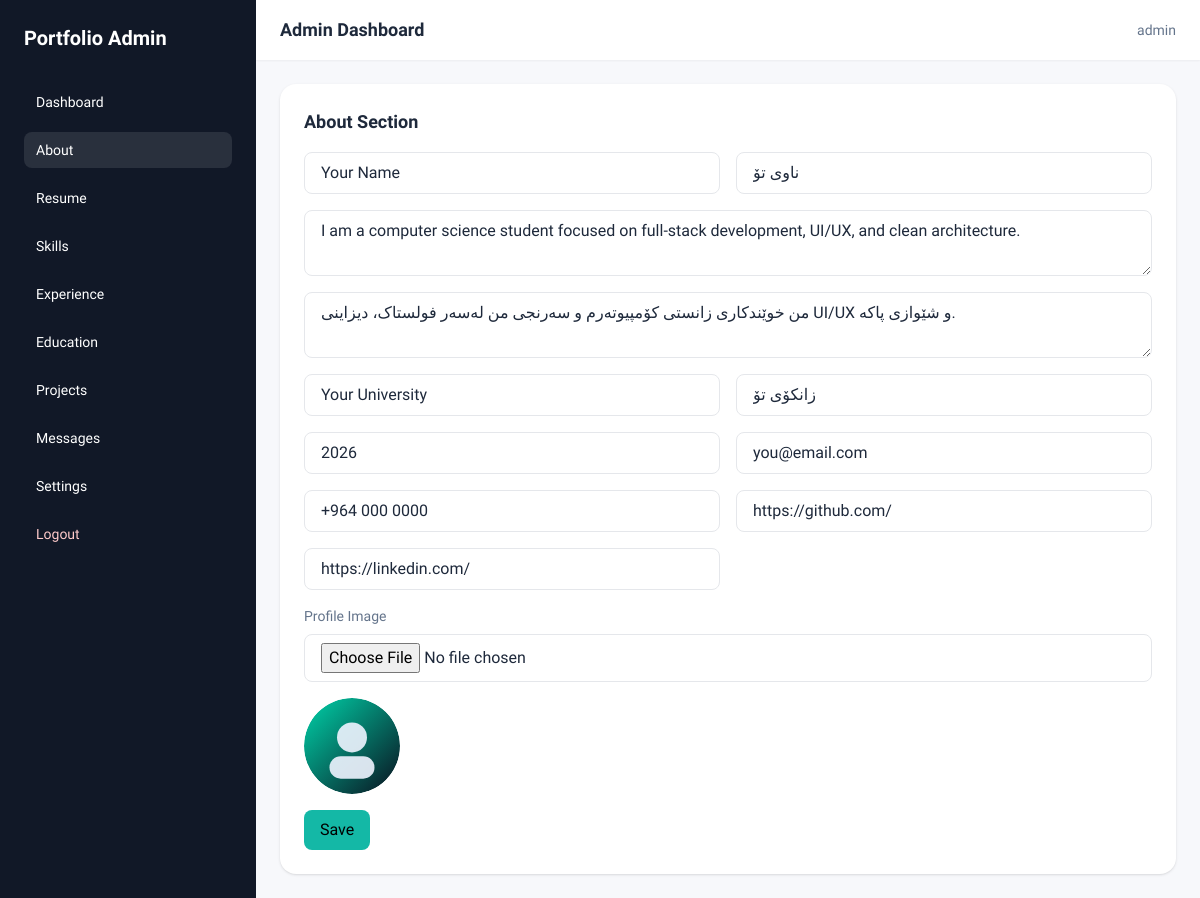
Page /admin/about.php (signed in) on the committed database.
### tables this page shows
CREATE TABLE about (
  id INT AUTO_INCREMENT PRIMARY KEY,
  name_en VARCHAR(150),
  name_ku VARCHAR(150),
  bio_en TEXT,
  bio_ku TEXT,
  profile_image VARCHAR(255),
  university_en VARCHAR(200),
  university_ku VARCHAR(200),
  graduation_year VARCHAR(10),
  email VARCHAR(150),
  phone VARCHAR(50),
  github_url VARCHAR(255),
  linkedin_url VARCHAR(255),
  updated_at TIMESTAMP DEFAULT CURRENT_TIMESTAMP ON UPDATE CURRENT_TIMESTAMP
);

### config.php (called while the page is built, shortened)
<?php
function e(string $value): string
{
    return htmlspecialchars($value, ENT_QUOTES, 'UTF-8');
}

### admin/about.php (the view, shortened to what this page needs)
<?php
require_once __DIR__ . '/_guard.php';
$about = $pdo->query('SELECT * FROM about ORDER BY id ASC LIMIT 1')->fetch();
require_once __DIR__ . '/_layout_top.php';
?>
<div class="bg-white rounded-2xl p-6 shadow">
  <h2 class="text-lg font-semibold mb-4">About Section</h2>
  <form method="POST" enctype="multipart/form-data" class="grid md:grid-cols-2 gap-4">
    <input class="border rounded-lg px-4 py-2" name="name_en" placeholder="Name (EN)" value="<?= e($about['name_en'] ?? '') ?>">
    <input class="border rounded-lg px-4 py-2" name="name_ku" placeholder="Name (KU)" value="<?= e($about['name_ku'] ?? '') ?>">
    <textarea class="border rounded-lg px-4 py-2 md:col-span-2" name="bio_en" placeholder="Bio (EN)"><?= e($about['bio_en'] ?? '') ?></textarea>
    <textarea class="border rounded-lg px-4 py-2 md:col-span-2" name="bio_ku" placeholder="Bio (KU)"><?= e($about['bio_ku'] ?? '') ?></textarea>
    <input class="border rounded-lg px-4 py-2" name="university_en" placeholder="University (EN)" value="<?= e($about['university_en'] ?? '') ?>">
    <input class="border rounded-lg px-4 py-2" name="university_ku" placeholder="University (KU)" value="<?= e($about['university_ku'] ?? '') ?>">
    <input class="border rounded-lg px-4 py-2" name="graduation_year" placeholder="Graduation Year" value="<?= e($about['graduation_year'] ?? '') ?>">
    <input class="border rounded-lg px-4 py-2" name="email" placeholder="Email" value="<?= e($about['email'] ?? '') ?>">
    <input class="border rounded-lg px-4 py-2" name="phone" placeholder="Phone" value="<?= e($about['phone'] ?? '') ?>">
    <input class="border rounded-lg px-4 py-2" name="github_url" placeholder="GitHub URL" value="<?= e($about['github_url'] ?? '') ?>">
    <input class="border rounded-lg px-4 py-2" name="linkedin_url" placeholder="LinkedIn URL" value="<?= e($about['linkedin_url'] ?? '') ?>">
    <div class="md:col-span-2">
      <label class="block text-sm text-slate-500 mb-2">Profile Image</label>
      <input type="file" name="profile_image" class="border rounded-lg px-4 py-2 w-full">
      <?php if (!empty($about['profile_image'])): ?>
        <img src="<?= e($about['profile_image']) ?>" alt="Profile" class="mt-4 w-24 h-24 rounded-full object-cover">
      <?php endif; ?>
    </div>
    <div class="md:col-span-2">
      <button class="px-4 py-2 bg-teal-500 text-black rounded-lg">Save</button>
    </div>
  </form>
</div>
<?php require_once __DIR__ . '/_layout_bottom.php'; ?>

### admin/_layout_top.php (shortened to what this page needs)
<?php
$current = basename($_SERVER['PHP_SELF']);
?>
<!DOCTYPE html>
<html lang="en">
<head>
  <link rel="stylesheet" href="/portfolio/assets/css/admin.css">
  <script src="https://cdn.tailwindcss.com"></script>
</head>
<body class="text-slate-800">
  <div class="flex min-h-screen">
    <aside class="sidebar w-64 p-6 text-white transform transition-transform -translate-x-full lg:translate-x-0" data-sidebar>
      <div class="text-xl font-bold mb-8">Portfolio Admin</div>
      <nav class="space-y-3 text-sm">
        <a class="block px-3 py-2 rounded-lg <?= $current === 'index.php' ? 'bg-white/10' : '' ?>" href="index.php">Dashboard</a>
        <a class="block px-3 py-2 rounded-lg <?= $current === 'about.php' ? 'bg-white/10' : '' ?>" href="about.php">About</a>
        <a class="block px-3 py-2 rounded-lg <?= $current === 'resume.php' ? 'bg-white/10' : '' ?>" href="resume.php">Resume</a>
        <a class="block px-3 py-2 rounded-lg <?= $current === 'skills.php' ? 'bg-white/10' : '' ?>" href="skills.php">Skills</a>
        <a class="block px-3 py-2 rounded-lg <?= $current === 'experience.php' ? 'bg-white/10' : '' ?>" href="experience.php">Experience</a>
        <a class="block px-3 py-2 rounded-lg <?= $current === 'education.php' ? 'bg-white/10' : '' ?>" href="education.php">Education</a>
        <a class="block px-3 py-2 rounded-lg <?= $current === 'projects.php' ? 'bg-white/10' : '' ?>" href="projects.php">Projects</a>
        <a class="block px-3 py-2 rounded-lg <?= $current === 'messages.php' ? 'bg-white/10' : '' ?>" href="messages.php">Messages</a>
        <a class="block px-3 py-2 rounded-lg <?= $current === 'settings.php' ? 'bg-white/10' : '' ?>" href="settings.php">Settings</a>
        <a class="block px-3 py-2 rounded-lg text-red-200" href="logout.php">Logout</a>
      </nav>
    </aside>
    <div class="flex-1">
      <header class="flex items-center justify-between px-6 py-4 bg-white shadow-sm">
        <h1 class="text-lg font-semibold">Admin Dashboard</h1>
        <div class="text-sm text-slate-500"><?= e($_SESSION['admin_username'] ?? 'admin') ?></div>
      </header>
      <main class="p-6 space-y-8">

### admin/_layout_bottom.php (shortened to what this page needs)
      </main>
    </div>
  </div>
</body>
</html>

### assets/css/admin.css (style rules this page uses)
body { font-family: 'Readex Pro', sans-serif; background: #f7f8fb; }
.sidebar { background: #111827; }

### rows in the picture
about: name_en "Your Name", name_ku "ناوی تۆ", bio_en "I am a computer science student focused on full-stack development, UI/UX, and clean architecture.", bio_ku "من خوێندکاری زانستی کۆمپیوتەرم و سەرنجی من لەسەر فولستاک، دیزاینی UI/UX و شێوازی پاکە.", university_en "Your University", university_ku "زانکۆی تۆ", graduation_year "2026", email "you@email.com", phone "+964 000 0000", github_url "https://github.com/", linkedin_url "https://linkedin.com/", profile_image (placeholder picture)

### other values in the picture
$_SESSION['admin_username'] "admin"
